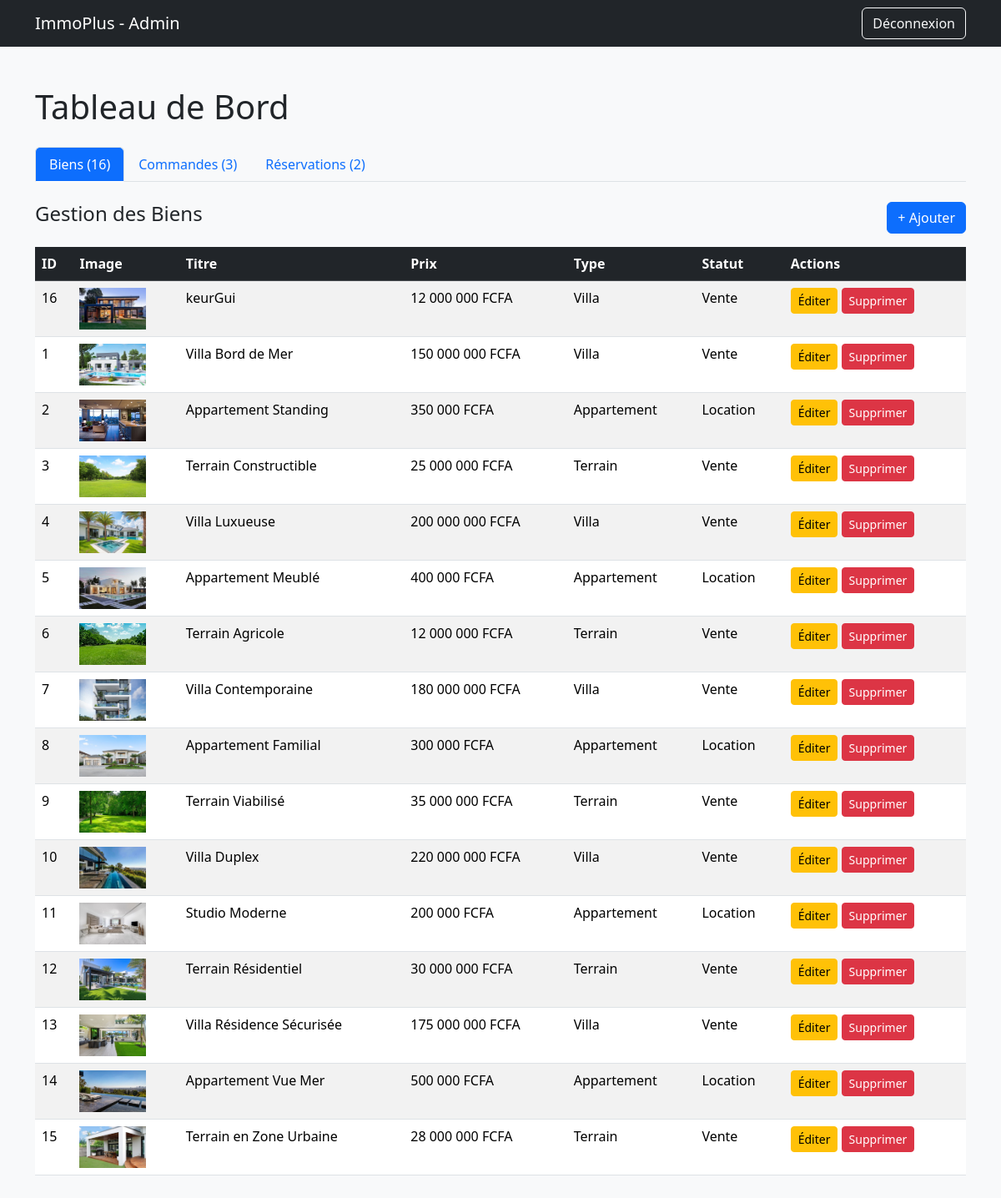
The app's page /admin_crud.php (signed in) with its own data.
### tables this page shows
CREATE TABLE `biens` (
  `id` int(11) NOT NULL,
  `titre` varchar(255) NOT NULL,
  `description` text DEFAULT NULL,
  `type` enum('villa','appartement','terrain') NOT NULL,
  `statut` enum('vente','location') NOT NULL,
  `prix` decimal(12,2) NOT NULL,
  `adresse` varchar(255) DEFAULT NULL,
  `image_principale` varchar(255) DEFAULT NULL,
  `autres_images` text DEFAULT NULL,
  `date_publication` datetime DEFAULT current_timestamp()
);

### admin_crud.php (the view, shortened to what this page needs)
<?php
require_once 'config.php';
$nb_biens = $pdo->query("SELECT COUNT(*) FROM biens")->fetchColumn();
$nb_commandes = $pdo->query("SELECT COUNT(*) FROM commandes")->fetchColumn();
$nb_reservations = $pdo->query("SELECT COUNT(*) FROM reservations")->fetchColumn();
$onglet = $_GET['onglet'] ?? 'biens';
$biens = $pdo->query("SELECT * FROM biens ORDER BY date_publication DESC")->fetchAll();
?>
<!DOCTYPE html>
<html lang="fr">
<head>
  <link href="https://cdn.jsdelivr.net/npm/bootstrap@5.3.3/dist/css/bootstrap.min.css" rel="stylesheet">
</head>
<body>
<nav class="navbar navbar-dark bg-dark">
  <div class="container">
    <span class="navbar-brand">ImmoPlus - Admin</span>
    <a href="logout.php" class="btn btn-outline-light">Déconnexion</a>
  </div>
</nav>
<div class="container my-5">
  <h1 class="mb-4">Tableau de Bord</h1>
  <ul class="nav nav-tabs mb-4">
    <li class="nav-item">
      <a class="nav-link <?= $onglet === 'biens' ? 'active' : '' ?>" href="?onglet=biens">Biens (<?= $nb_biens ?>)</a>
    </li>
    <li class="nav-item">
      <a class="nav-link <?= $onglet === 'commandes' ? 'active' : '' ?>" href="?onglet=commandes">Commandes (<?= $nb_commandes ?>)</a>
    </li>
    <li class="nav-item">
      <a class="nav-link <?= $onglet === 'reservations' ? 'active' : '' ?>" href="?onglet=reservations">Réservations (<?= $nb_reservations ?>)</a>
    </li>
  </ul>
  <?php if ($onglet === 'biens'): ?>
    <div class="d-flex justify-content-between mb-3">
      <h4>Gestion des Biens</h4>
      <a href="ajouter_bien.php" class="btn btn-primary">+ Ajouter</a>
    </div>
    <table class="table table-striped">
      <thead class="table-dark">
        <tr>
          <th>ID</th>
          <th>Image</th>
          <th>Titre</th>
          <th>Prix</th>
          <th>Type</th>
          <th>Statut</th>
          <th>Actions</th>
        </tr>
      </thead>
      <tbody>
        <?php foreach ($biens as $b): ?>
          <tr>
            <td><?= $b['id'] ?></td>
            <td><img src="uploads/<?= htmlspecialchars($b['image_principale']) ?>" alt=""></td>
            <td><?= htmlspecialchars($b['titre']) ?></td>
            <td><?= number_format($b['prix'], 0, ',', ' ') ?> FCFA</td>
            <td><?= ucfirst($b['type']) ?></td>
            <td><?= ucfirst($b['statut']) ?></td>
            <td>
              <a href="editer_bien.php?id=<?= $b['id'] ?>" class="btn btn-warning btn-sm">Éditer</a>
              <a href="?delete_bien=<?= $b['id'] ?>&onglet=biens" class="btn btn-danger btn-sm" onclick="return confirm('Supprimer ?')">Supprimer</a>
            </td>
          </tr>
        <?php endforeach; ?>
      </tbody>
    </table>
  <?php endif; ?>
</div>
</body>
</html>

### admin_crud.php (style rules this page uses)
body { background: #f8f9fa; }
.nav-tabs .nav-link.active { background: #0d6efd; color: #fff; }
.table img { width: 80px; height: 50px; object-fit: cover; }

### records on screen
biens: id "16", image_principale (picture), titre "keurGui", prix "12 000 000", type "Villa", statut "Vente"
biens: id "1", image_principale (picture), titre "Villa Bord de Mer", prix "150 000 000", type "Villa", statut "Vente"
biens: id "2", image_principale (picture), titre "Appartement Standing", prix "350 000", type "Appartement", statut "Location"
biens: id "3", image_principale (picture), titre "Terrain Constructible", prix "25 000 000", type "Terrain", statut "Vente"
biens: id "4", image_principale (picture), titre "Villa Luxueuse", prix "200 000 000", type "Villa", statut "Vente"
biens: id "5", image_principale (picture), titre "Appartement Meublé", prix "400 000", type "Appartement", statut "Location"
biens: id "6", image_principale (picture), titre "Terrain Agricole", prix "12 000 000", type "Terrain", statut "Vente"
biens: id "7", image_principale (picture), titre "Villa Contemporaine", prix "180 000 000", type "Villa", statut "Vente"
biens: id "8", image_principale (picture), titre "Appartement Familial", prix "300 000", type "Appartement", statut "Location"
biens: id "9", image_principale (picture), titre "Terrain Viabilisé", prix "35 000 000", type "Terrain", statut "Vente"
biens: id "10", image_principale (picture), titre "Villa Duplex", prix "220 000 000", type "Villa", statut "Vente"
biens: id "11", image_principale (picture), titre "Studio Moderne", prix "200 000", type "Appartement", statut "Location"
biens: id "12", image_principale (picture), titre "Terrain Résidentiel", prix "30 000 000", type "Terrain", statut "Vente"
biens: id "13", image_principale (picture), titre "Villa Résidence Sécurisée", prix "175 000 000", type "Villa", statut "Vente"
biens: id "14", image_principale (picture), titre "Appartement Vue Mer", prix "500 000", type "Appartement", statut "Location"
biens: id "15", image_principale (picture), titre "Terrain en Zone Urbaine", prix "28 000 000", type "Terrain", statut "Vente"

### other values on screen
$nb_biens "16"
$nb_commandes "3"
$nb_reservations "2"
